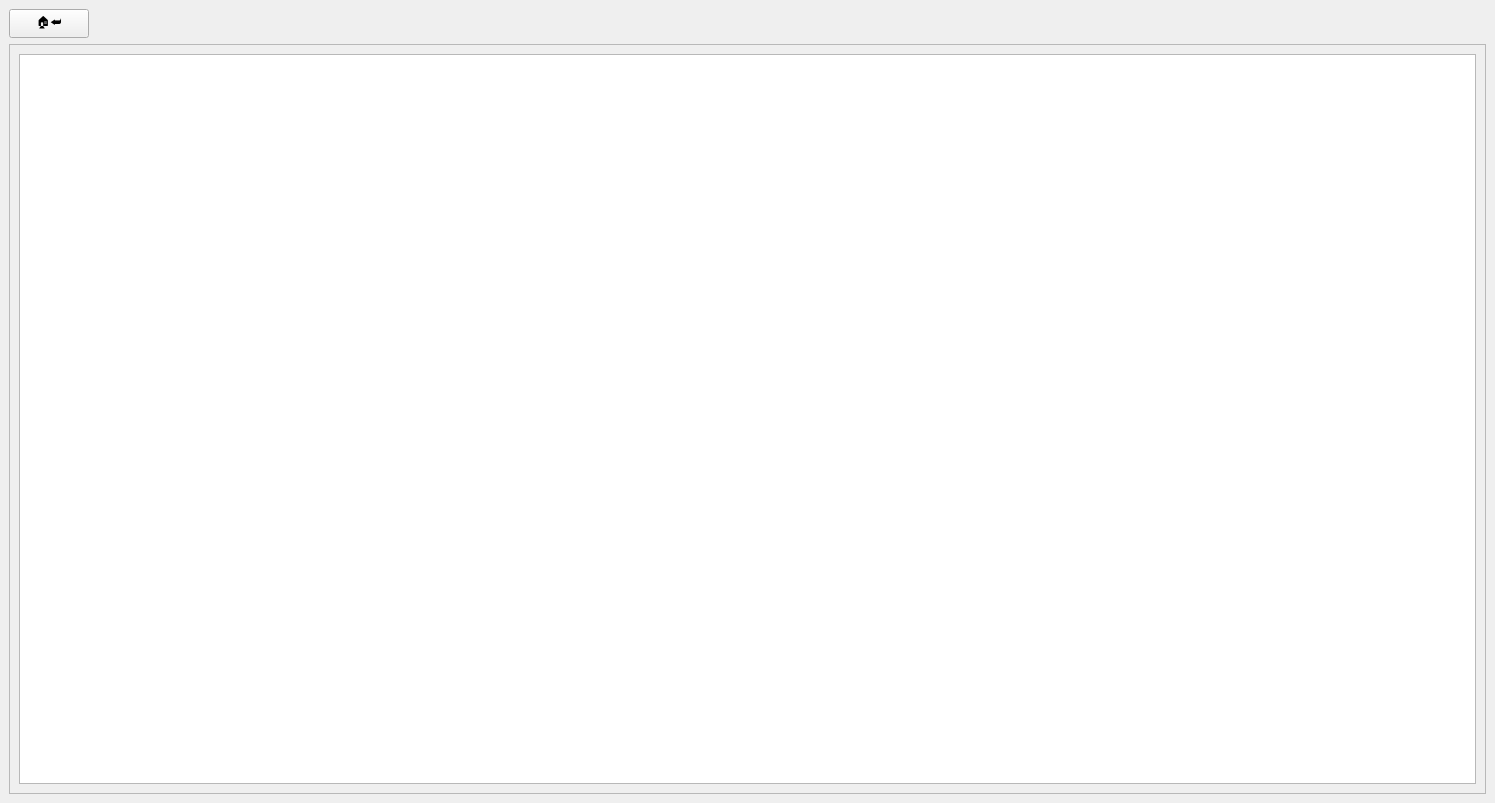
<?xml version="1.0" encoding="UTF-8"?>
<ui version="4.0">
 <class>ViewStack</class>
 <widget class="QStackedWidget" name="ViewStack">
  <property name="geometry">
   <rect>
    <x>0</x>
    <y>0</y>
    <width>1495</width>
    <height>803</height>
   </rect>
  </property>
  <property name="windowTitle">
   <string notr="true"/>
  </property>
  <property name="currentIndex">
   <number>1</number>
  </property>
  <widget class="QWidget" name="home_view">
   <property name="sizePolicy">
    <sizepolicy hsizetype="Expanding" vsizetype="Expanding">
     <horstretch>0</horstretch>
     <verstretch>0</verstretch>
    </sizepolicy>
   </property>
   <property name="layoutDirection">
    <enum>Qt::LayoutDirection::LeftToRight</enum>
   </property>
   <layout class="QGridLayout" name="gridLayout_2">
    <item row="1" column="0">
     <widget class="QPushButton" name="settings_button">
      <property name="sizePolicy">
       <sizepolicy hsizetype="Minimum" vsizetype="Minimum">
        <horstretch>0</horstretch>
        <verstretch>0</verstretch>
       </sizepolicy>
      </property>
      <property name="font">
       <font>
        <family>Noto Color Emoji</family>
        <pointsize>250</pointsize>
       </font>
      </property>
      <property name="text">
       <string>⚙️️</string>
      </property>
     </widget>
    </item>
    <item row="1" column="1">
     <widget class="QPushButton" name="connect_button">
      <property name="sizePolicy">
       <sizepolicy hsizetype="Minimum" vsizetype="Minimum">
        <horstretch>0</horstretch>
        <verstretch>0</verstretch>
       </sizepolicy>
      </property>
      <property name="font">
       <font>
        <family>Noto Color Emoji</family>
        <pointsize>250</pointsize>
       </font>
      </property>
      <property name="text">
       <string>🔃</string>
      </property>
     </widget>
    </item>
    <item row="1" column="2">
     <widget class="QPushButton" name="terminal_button">
      <property name="sizePolicy">
       <sizepolicy hsizetype="Minimum" vsizetype="Minimum">
        <horstretch>0</horstretch>
        <verstretch>0</verstretch>
       </sizepolicy>
      </property>
      <property name="font">
       <font>
        <family>Adwaita Mono</family>
        <pointsize>250</pointsize>
       </font>
      </property>
      <property name="text">
       <string>&gt;_</string>
      </property>
     </widget>
    </item>
   </layout>
  </widget>
  <widget class="QWidget" name="terminal_view">
   <layout class="QVBoxLayout" name="verticalLayout">
    <item>
     <layout class="QHBoxLayout" name="horizontalLayout">
      <property name="sizeConstraint">
       <enum>QLayout::SizeConstraint::SetDefaultConstraint</enum>
      </property>
      <item>
       <widget class="QPushButton" name="terminal_home_button">
        <property name="sizePolicy">
         <sizepolicy hsizetype="Maximum" vsizetype="Maximum">
          <horstretch>0</horstretch>
          <verstretch>0</verstretch>
         </sizepolicy>
        </property>
        <property name="layoutDirection">
         <enum>Qt::LayoutDirection::LeftToRight</enum>
        </property>
        <property name="text">
         <string>🏠⮨</string>
        </property>
       </widget>
      </item>
      <item>
       <spacer name="horizontalSpacer">
        <property name="orientation">
         <enum>Qt::Orientation::Horizontal</enum>
        </property>
        <property name="sizeHint" stdset="0">
         <size>
          <width>40</width>
          <height>20</height>
         </size>
        </property>
       </spacer>
      </item>
     </layout>
    </item>
    <item>
     <widget class="QScrollArea" name="scrollArea">
      <property name="widgetResizable">
       <bool>true</bool>
      </property>
      <widget class="QWidget" name="scrollAreaWidgetContents">
       <property name="geometry">
        <rect>
         <x>0</x>
         <y>0</y>
         <width>1475</width>
         <height>739</height>
        </rect>
       </property>
       <layout class="QVBoxLayout" name="verticalLayout_2">
        <item>
         <widget class="QPlainTextEdit" name="plainTextEdit">
          <property name="plainText">
           <string notr="true"/>
          </property>
          <property name="placeholderText">
           <string notr="true"/>
          </property>
         </widget>
        </item>
       </layout>
      </widget>
     </widget>
    </item>
   </layout>
  </widget>
  <widget class="QWidget" name="settings_view">
   <layout class="QVBoxLayout" name="verticalLayout_3">
    <item>
     <layout class="QHBoxLayout" name="horizontalLayout_2">
      <property name="sizeConstraint">
       <enum>QLayout::SizeConstraint::SetDefaultConstraint</enum>
      </property>
      <item>
       <widget class="QPushButton" name="settings_home_button">
        <property name="sizePolicy">
         <sizepolicy hsizetype="Maximum" vsizetype="Maximum">
          <horstretch>0</horstretch>
          <verstretch>0</verstretch>
         </sizepolicy>
        </property>
        <property name="layoutDirection">
         <enum>Qt::LayoutDirection::LeftToRight</enum>
        </property>
        <property name="text">
         <string>🏠⮨</string>
        </property>
       </widget>
      </item>
      <item>
       <spacer name="horizontalSpacer_2">
        <property name="orientation">
         <enum>Qt::Orientation::Horizontal</enum>
        </property>
        <property name="sizeHint" stdset="0">
         <size>
          <width>40</width>
          <height>20</height>
         </size>
        </property>
       </spacer>
      </item>
     </layout>
    </item>
    <item>
     <widget class="QGroupBox" name="groupBox">
      <property name="title">
       <string>OBD Connection Settings</string>
      </property>
      <layout class="QVBoxLayout" name="verticalLayout_4">
       <item>
        <layout class="QHBoxLayout" name="horizontalLayout_3">
         <item>
          <widget class="QRadioButton" name="radioButton">
           <property name="text">
            <string>Bluetooth</string>
           </property>
           <property name="checked">
            <bool>true</bool>
           </property>
          </widget>
         </item>
         <item>
          <widget class="QRadioButton" name="radioButton_2">
           <property name="text">
            <string>Serial/USB Port</string>
           </property>
          </widget>
         </item>
         <item>
          <spacer name="horizontalSpacer_3">
           <property name="orientation">
            <enum>Qt::Orientation::Horizontal</enum>
           </property>
           <property name="sizeHint" stdset="0">
            <size>
             <width>40</width>
             <height>20</height>
            </size>
           </property>
          </spacer>
         </item>
        </layout>
       </item>
       <item>
        <layout class="QGridLayout" name="bluetooth_settings">
         <item row="1" column="2">
          <widget class="QComboBox" name="bluetooth_OBD_device"/>
         </item>
         <item row="1" column="0">
          <widget class="QLabel" name="label_2">
           <property name="text">
            <string>Bluetooth OBD Device:  </string>
           </property>
          </widget>
         </item>
         <item row="1" column="3">
          <widget class="QPushButton" name="bluetooth_scan">
           <property name="sizePolicy">
            <sizepolicy hsizetype="Maximum" vsizetype="Fixed">
             <horstretch>0</horstretch>
             <verstretch>0</verstretch>
            </sizepolicy>
           </property>
           <property name="text">
            <string>🔍</string>
           </property>
          </widget>
         </item>
         <item row="2" column="0">
          <widget class="QLabel" name="label_3">
           <property name="text">
            <string>Searching for Bluetooth Devices:  </string>
           </property>
          </widget>
         </item>
         <item row="2" column="2">
          <widget class="QProgressBar" name="bluetooth_scan_progress">
           <property name="value">
            <number>24</number>
           </property>
          </widget>
         </item>
         <item row="0" column="2">
          <widget class="QComboBox" name="bluetooth_host_controller">
           <property name="sizePolicy">
            <sizepolicy hsizetype="Expanding" vsizetype="Fixed">
             <horstretch>0</horstretch>
             <verstretch>0</verstretch>
            </sizepolicy>
           </property>
          </widget>
         </item>
         <item row="0" column="0">
          <widget class="QLabel" name="label">
           <property name="sizePolicy">
            <sizepolicy hsizetype="Maximum" vsizetype="Preferred">
             <horstretch>0</horstretch>
             <verstretch>0</verstretch>
            </sizepolicy>
           </property>
           <property name="text">
            <string>Bluetooth Host Controller:  </string>
           </property>
          </widget>
         </item>
         <item row="0" column="3">
          <spacer name="horizontalSpacer_4">
           <property name="orientation">
            <enum>Qt::Orientation::Horizontal</enum>
           </property>
           <property name="sizeHint" stdset="0">
            <size>
             <width>40</width>
             <height>20</height>
            </size>
           </property>
          </spacer>
         </item>
        </layout>
       </item>
       <item>
        <layout class="QGridLayout" name="serial_port_settings">
         <item row="0" column="1">
          <widget class="QComboBox" name="serial_port_device">
           <property name="enabled">
            <bool>true</bool>
           </property>
           <property name="sizePolicy">
            <sizepolicy hsizetype="Expanding" vsizetype="Fixed">
             <horstretch>0</horstretch>
             <verstretch>0</verstretch>
            </sizepolicy>
           </property>
          </widget>
         </item>
         <item row="0" column="0">
          <widget class="QLabel" name="label_4">
           <property name="sizePolicy">
            <sizepolicy hsizetype="Maximum" vsizetype="Preferred">
             <horstretch>0</horstretch>
             <verstretch>0</verstretch>
            </sizepolicy>
           </property>
           <property name="text">
            <string>Serial Port Device:  </string>
           </property>
          </widget>
         </item>
         <item row="0" column="2">
          <spacer name="horizontalSpacer_5">
           <property name="orientation">
            <enum>Qt::Orientation::Horizontal</enum>
           </property>
           <property name="sizeHint" stdset="0">
            <size>
             <width>40</width>
             <height>20</height>
            </size>
           </property>
          </spacer>
         </item>
         <item row="1" column="0">
          <widget class="QLabel" name="label_5">
           <property name="sizePolicy">
            <sizepolicy hsizetype="Maximum" vsizetype="Preferred">
             <horstretch>0</horstretch>
             <verstretch>0</verstretch>
            </sizepolicy>
           </property>
           <property name="text">
            <string>Serial Port Baud Rate:  </string>
           </property>
          </widget>
         </item>
         <item row="1" column="1">
          <widget class="QComboBox" name="serial_port_baudrate">
           <property name="sizePolicy">
            <sizepolicy hsizetype="Expanding" vsizetype="Fixed">
             <horstretch>0</horstretch>
             <verstretch>0</verstretch>
            </sizepolicy>
           </property>
          </widget>
         </item>
        </layout>
       </item>
      </layout>
     </widget>
    </item>
    <item>
     <spacer name="verticalSpacer">
      <property name="orientation">
       <enum>Qt::Orientation::Vertical</enum>
      </property>
      <property name="sizeHint" stdset="0">
       <size>
        <width>20</width>
        <height>40</height>
       </size>
      </property>
     </spacer>
    </item>
   </layout>
  </widget>
 </widget>
 <resources/>
 <connections/>
</ui>
